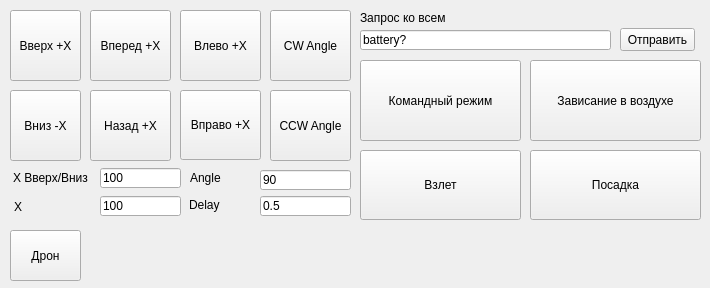
<?xml version="1.0" encoding="UTF-8"?>
<ui version="4.0">
 <class>MainWindow</class>
 <widget class="QMainWindow" name="MainWindow">
  <property name="geometry">
   <rect>
    <x>0</x>
    <y>0</y>
    <width>710</width>
    <height>288</height>
   </rect>
  </property>
  <property name="windowTitle">
   <string>Tello Drones Swarm</string>
  </property>
  <widget class="QWidget" name="centralwidget">
   <widget class="QPushButton" name="upButton">
    <property name="geometry">
     <rect>
      <x>10</x>
      <y>10</y>
      <width>71</width>
      <height>71</height>
     </rect>
    </property>
    <property name="text">
     <string>Вверх +X</string>
    </property>
   </widget>
   <widget class="QPushButton" name="downButton">
    <property name="geometry">
     <rect>
      <x>10</x>
      <y>90</y>
      <width>71</width>
      <height>71</height>
     </rect>
    </property>
    <property name="text">
     <string>Вниз -X</string>
    </property>
   </widget>
   <widget class="QPushButton" name="forwardButton">
    <property name="geometry">
     <rect>
      <x>90</x>
      <y>10</y>
      <width>81</width>
      <height>71</height>
     </rect>
    </property>
    <property name="text">
     <string>Вперед +X</string>
    </property>
   </widget>
   <widget class="QPushButton" name="backwardButton">
    <property name="geometry">
     <rect>
      <x>90</x>
      <y>90</y>
      <width>81</width>
      <height>71</height>
     </rect>
    </property>
    <property name="text">
     <string>Назад +X</string>
    </property>
   </widget>
   <widget class="QPushButton" name="leftButton">
    <property name="geometry">
     <rect>
      <x>180</x>
      <y>10</y>
      <width>81</width>
      <height>71</height>
     </rect>
    </property>
    <property name="text">
     <string>Влево +X</string>
    </property>
   </widget>
   <widget class="QPushButton" name="rightButton">
    <property name="geometry">
     <rect>
      <x>180</x>
      <y>90</y>
      <width>81</width>
      <height>70</height>
     </rect>
    </property>
    <property name="text">
     <string>Вправо +X</string>
    </property>
   </widget>
   <widget class="QPushButton" name="cwButton">
    <property name="geometry">
     <rect>
      <x>270</x>
      <y>10</y>
      <width>81</width>
      <height>71</height>
     </rect>
    </property>
    <property name="text">
     <string>CW Angle</string>
    </property>
   </widget>
   <widget class="QPushButton" name="ccwButton">
    <property name="geometry">
     <rect>
      <x>270</x>
      <y>90</y>
      <width>81</width>
      <height>71</height>
     </rect>
    </property>
    <property name="text">
     <string>CCW Angle</string>
    </property>
   </widget>
   <widget class="QPushButton" name="takeoffButton">
    <property name="geometry">
     <rect>
      <x>360</x>
      <y>150</y>
      <width>161</width>
      <height>70</height>
     </rect>
    </property>
    <property name="text">
     <string>Взлет</string>
    </property>
   </widget>
   <widget class="QPushButton" name="landButton">
    <property name="geometry">
     <rect>
      <x>530</x>
      <y>150</y>
      <width>171</width>
      <height>70</height>
     </rect>
    </property>
    <property name="text">
     <string>Посадка</string>
    </property>
   </widget>
   <widget class="QLineEdit" name="XLineEdit">
    <property name="geometry">
     <rect>
      <x>100</x>
      <y>196</y>
      <width>81</width>
      <height>20</height>
     </rect>
    </property>
    <property name="text">
     <string>100</string>
    </property>
   </widget>
   <widget class="QLabel" name="XLabel">
    <property name="geometry">
     <rect>
      <x>14</x>
      <y>200</y>
      <width>47</width>
      <height>13</height>
     </rect>
    </property>
    <property name="text">
     <string>X</string>
    </property>
   </widget>
   <widget class="QLineEdit" name="AngleEdit">
    <property name="geometry">
     <rect>
      <x>260</x>
      <y>170</y>
      <width>91</width>
      <height>20</height>
     </rect>
    </property>
    <property name="text">
     <string>90</string>
    </property>
   </widget>
   <widget class="QLabel" name="AngleLabel">
    <property name="geometry">
     <rect>
      <x>190</x>
      <y>170</y>
      <width>51</width>
      <height>16</height>
     </rect>
    </property>
    <property name="text">
     <string>Angle</string>
    </property>
   </widget>
   <widget class="QLineEdit" name="UpDownEdit">
    <property name="geometry">
     <rect>
      <x>100</x>
      <y>168</y>
      <width>81</width>
      <height>20</height>
     </rect>
    </property>
    <property name="text">
     <string>100</string>
    </property>
   </widget>
   <widget class="QLabel" name="UpDownLabel">
    <property name="geometry">
     <rect>
      <x>13</x>
      <y>170</y>
      <width>81</width>
      <height>16</height>
     </rect>
    </property>
    <property name="text">
     <string>X Вверх/Вниз</string>
    </property>
   </widget>
   <widget class="QPushButton" name="commandButton">
    <property name="geometry">
     <rect>
      <x>360</x>
      <y>60</y>
      <width>161</width>
      <height>81</height>
     </rect>
    </property>
    <property name="text">
     <string>Командный режим</string>
    </property>
   </widget>
   <widget class="QPushButton" name="stopButton">
    <property name="geometry">
     <rect>
      <x>530</x>
      <y>60</y>
      <width>171</width>
      <height>81</height>
     </rect>
    </property>
    <property name="text">
     <string>Зависание в воздухе</string>
    </property>
   </widget>
   <widget class="QLabel" name="queryToAllLabel">
    <property name="geometry">
     <rect>
      <x>360</x>
      <y>10</y>
      <width>111</width>
      <height>16</height>
     </rect>
    </property>
    <property name="text">
     <string>Запрос ко всем</string>
    </property>
   </widget>
   <widget class="QPushButton" name="sendCommandToAllButton">
    <property name="geometry">
     <rect>
      <x>620</x>
      <y>28</y>
      <width>75</width>
      <height>23</height>
     </rect>
    </property>
    <property name="text">
     <string>Отправить</string>
    </property>
   </widget>
   <widget class="QLineEdit" name="queryToAllEdit">
    <property name="geometry">
     <rect>
      <x>360</x>
      <y>30</y>
      <width>251</width>
      <height>20</height>
     </rect>
    </property>
    <property name="text">
     <string>battery?</string>
    </property>
   </widget>
   <widget class="QLabel" name="delayLabel">
    <property name="geometry">
     <rect>
      <x>189</x>
      <y>197</y>
      <width>51</width>
      <height>16</height>
     </rect>
    </property>
    <property name="text">
     <string>Delay</string>
    </property>
   </widget>
   <widget class="QLineEdit" name="delayEdit">
    <property name="geometry">
     <rect>
      <x>260</x>
      <y>196</y>
      <width>91</width>
      <height>20</height>
     </rect>
    </property>
    <property name="text">
     <string>0.5</string>
    </property>
   </widget>
   <widget class="QPushButton" name="droneConsoleButton">
    <property name="geometry">
     <rect>
      <x>10</x>
      <y>230</y>
      <width>71</width>
      <height>51</height>
     </rect>
    </property>
    <property name="text">
     <string>Дрон</string>
    </property>
   </widget>
  </widget>
 </widget>
 <resources/>
 <connections/>
</ui>
